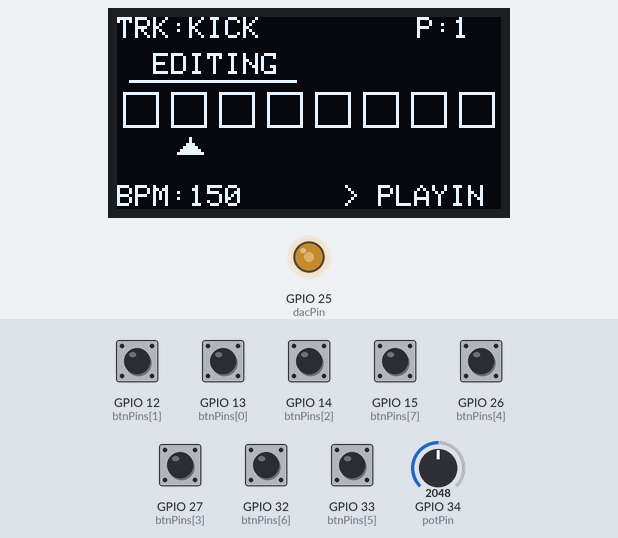
A sketch run on a simulated ESP32. On the bench: 128×64 one-colour display, output pins drawn as LEDs (lit = HIGH). The inputs (shaded band) are chosen by the test bench; at power-on: GPIO 12 (btnPins[1]), GPIO 13 (btnPins[0]), GPIO 14 (btnPins[2]), GPIO 15 (btnPins[7]), GPIO 26 (btnPins[4]), GPIO 27 (btnPins[3]), GPIO 32 (btnPins[6]), GPIO 33 (btnPins[5]) HIGH, GPIO 34 (potPin) = 2048.

Above: at 0.96 s.
1.3 s: GPIO 32 (btnPins[6]) pulled LOW for 0.15 s
At 2.0 s:
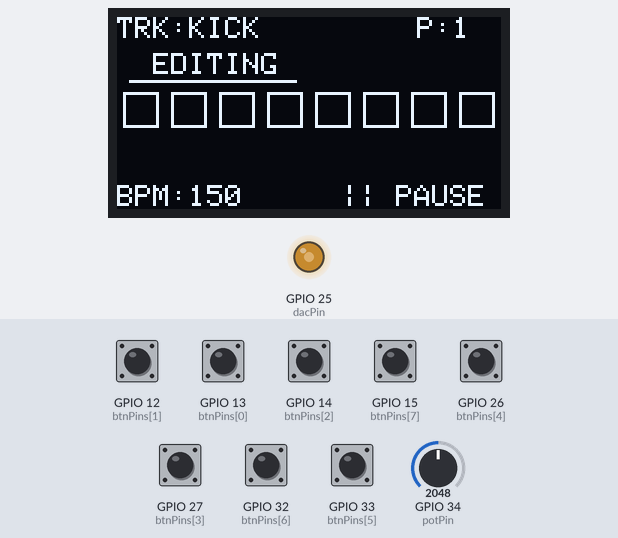
3.0 s: GPIO 26 (btnPins[4]) pulled LOW for 1 s
At 5.2 s:
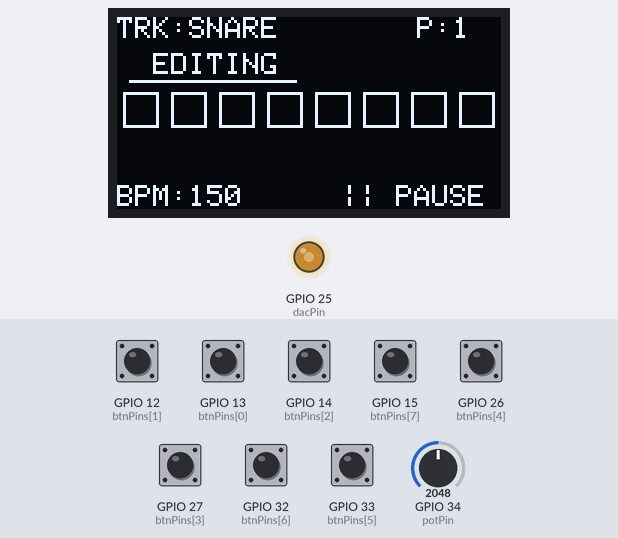
5.5 s: GPIO 12 (btnPins[1]) pulled LOW for 0.15 s
At 6.2 s:
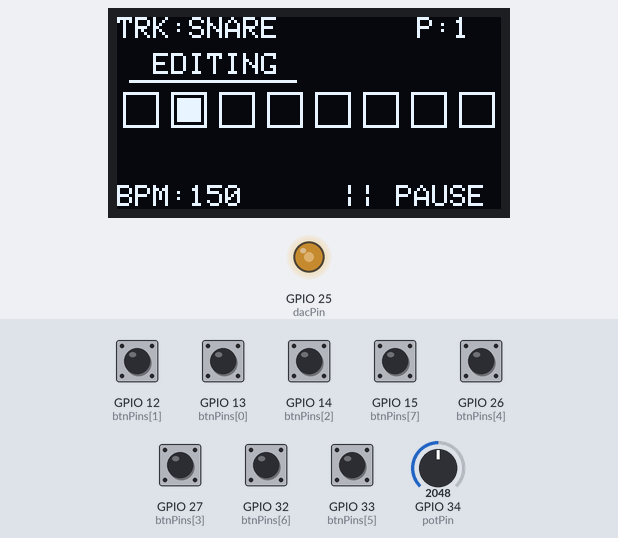
7.3 s: GPIO 32 (btnPins[6]) pulled LOW for 1 s
At 7.74 s:
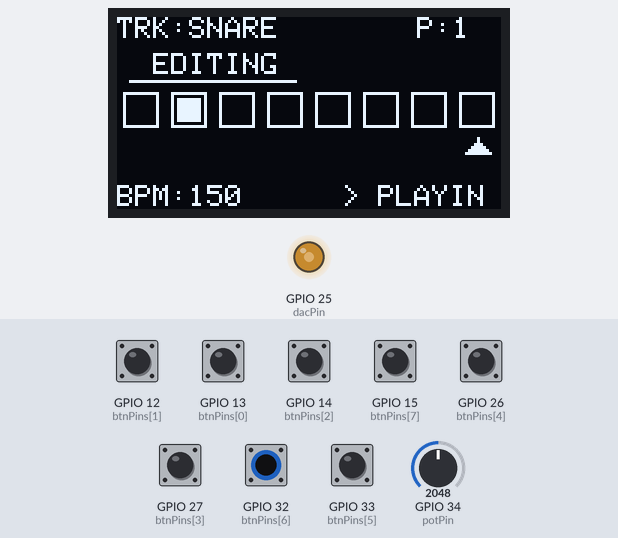
9.9 s: GPIO 32 (btnPins[6]) pulled LOW for 0.15 s
At 10.75 s:
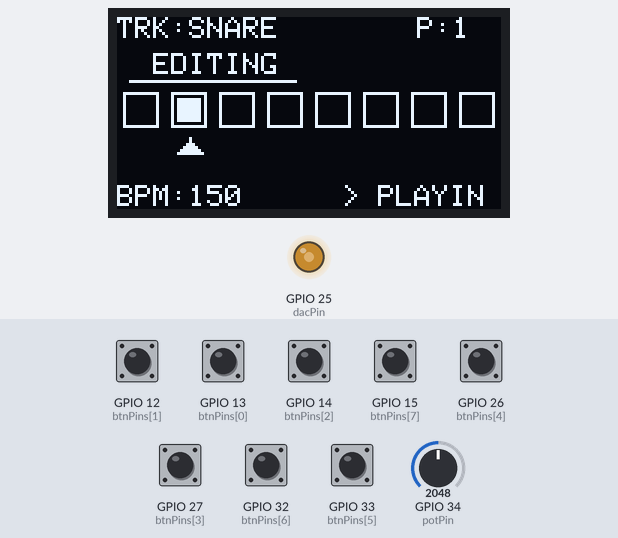
12.0 s: GPIO 15 (btnPins[7]) pulled LOW for 0.15 s
At 12.45 s:
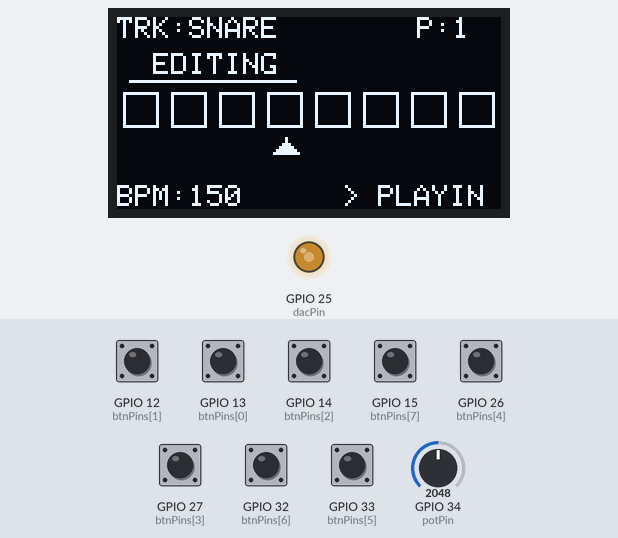
Timing chart, 0 to 15.0 s (numbered marks = the images above; inputs shaded):
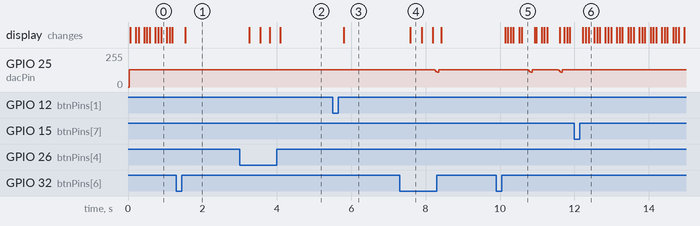

The sketch:

drum_mchn.ino
```cpp
#include <Arduino.h>
#include <Wire.h>
#include <Adafruit_GFX.h>
#include <Adafruit_SSD1306.h>
#include "samples.h"

#define SCREEN_WIDTH 128
#define SCREEN_HEIGHT 64
Adafruit_SSD1306 display(SCREEN_WIDTH, SCREEN_HEIGHT, &Wire, -1);

const int btnPins[8] = {13, 12, 14, 27, 26, 33, 32, 15};
const int potPin = 34;
const int dacPin = 25;

bool patterns[3][8] = {0};
int currentTrack = 0;
int currentStep = 0;
int currentPage = 0;
int bpm = 120;
bool isPlaying = true;

// --- PCM Sample Player Engine ---
const uint8_t* sampleData[3] = {kick, snare, hihat};
const int sampleLens[3] = {kick_len, snare_len, hihat_len};

volatile int audioPos[3] = {-1, -1, -1};
volatile bool audioActive[3] = {false, false, false};

hw_timer_t* sampleTimer = NULL;
portMUX_TYPE timerMux = portMUX_INITIALIZER_UNLOCKED;

void IRAM_ATTR onSampleTimer() {
  portENTER_CRITICAL_ISR(&timerMux);
  int32_t mixed = 0;
  int activeCount = 0;
  for (int i = 0; i < 3; i++) {
    if (audioActive[i]) {
      int16_t sample = (int16_t)sampleData[i][audioPos[i]] - 128;
      mixed += sample;
      activeCount++;
      audioPos[i]++;
      if (audioPos[i] >= sampleLens[i]) {
        audioPos[i] = -1;
        audioActive[i] = false;
      }
    }
  }
  if (activeCount > 0) {
    int32_t finalOut = mixed + 128;
    if (finalOut > 255) finalOut = 255;
    if (finalOut < 0) finalOut = 0;
    dacWrite(dacPin, (uint8_t)finalOut);
  } else {
    dacWrite(dacPin, 128);
  }
  portEXIT_CRITICAL_ISR(&timerMux);
}

void triggerSound(int track) {
  portENTER_CRITICAL(&timerMux);
  audioPos[track] = 0;
  audioActive[track] = true;
  portEXIT_CRITICAL(&timerMux);
}

void vSequencer(void *pvParameters) {
  for (;;) {
    if (isPlaying) {
      for (int i = 0; i < 3; i++) {
        if (patterns[i][currentStep]) triggerSound(i);
      }
      currentStep = (currentStep + 1) % 8;
    }
    vTaskDelay(pdMS_TO_TICKS((60000 / bpm) / 4));
  }
}

void vUI(void *pvParameters) {
  for (;;) {
    bpm = map(analogRead(potPin), 0, 4095, 60, 240);
    for (int i = 0; i < 8; i++) {
      if (digitalRead(btnPins[i]) == LOW) {
        if (i < 4) {
          int stepIndex = i + (currentPage * 4);
          patterns[currentTrack][stepIndex] = !patterns[currentTrack][stepIndex];
        }
        else if (i == 4) currentTrack = (currentTrack + 1) % 3;
        else if (i == 5) currentPage = !currentPage;
        else if (i == 6) isPlaying = !isPlaying;
        else if (i == 7) memset(patterns[currentTrack], 0, 8);
        vTaskDelay(pdMS_TO_TICKS(200));
      }
    }

    display.clearDisplay();
    display.setTextColor(SSD1306_WHITE);
    display.setTextSize(1);

    // --- Header ---
    display.setCursor(0, 0);
    display.printf("TRK:%s", (currentTrack == 0 ? "KICK" : (currentTrack == 1 ? "SNARE" : "HAT")));

    display.setCursor(100, 0);
    display.print(currentPage == 0 ? "P:1" : "P:2");

    // --- Editing Bar ---
    int highlightX = currentPage * 64;
    display.drawFastHLine(highlightX + 4, 21, 56, SSD1306_WHITE);
    display.setCursor(highlightX + 12, 12);
    display.print("EDITING");

    // --- Sequencer Steps ---
    for(int s=0; s<8; s++) {
      int xPos = s * 16 + 2;
      display.drawRect(xPos, 25, 12, 12, 1);
      if(patterns[currentTrack][s]) display.fillRect(xPos + 2, 27, 8, 8, 1);
      if(currentStep == s && isPlaying) {
        display.fillTriangle(xPos + 2, 45, xPos + 10, 45, xPos + 6, 40, 1);
      }
    }

    // --- Footer ---
    display.setCursor(0, 56);
    display.printf("BPM:%d", bpm);

    display.setCursor(75, 56);
    display.print(isPlaying ? "> PLAYING" : "|| PAUSED");

    display.display();
    vTaskDelay(pdMS_TO_TICKS(50));
  }
}

void setup() {
  if(!display.begin(SSD1306_SWITCHCAPVCC, 0x3C)) for(;;);
  for (int i = 0; i < 8; i++) pinMode(btnPins[i], INPUT_PULLUP);
  pinMode(dacPin, OUTPUT);
  dacWrite(dacPin, 128);

  sampleTimer = timerBegin(1000000);
  timerAttachInterrupt(sampleTimer, &onSampleTimer);
  timerAlarm(sampleTimer, 45, true, 0);

  xTaskCreatePinnedToCore(vSequencer, "Seq", 5000, NULL, 3, NULL, 1);
  xTaskCreatePinnedToCore(vUI,        "UI",  4000, NULL, 1, NULL, 0);
}

void loop() {}
```

Source omitted: samples.h (data table, 53051 bytes)

Measured:
- after the input at 1.3 s, the display: changes after 0.24 s (image 1)
- after the input at 3.0 s, the display: changes after 0.26 s (image 2)
- after the input at 5.5 s, the display: changes after 0.30 s (image 3)
- after the input at 7.3 s, the display: changes after 0.29 s (image 4)
- after the input at 9.9 s, the display: first changes after 0.23 s (image 5 shows a later state)
- after the input at 12.0 s, the display: first changes after 0.23 s (image 6 shows a later state)
